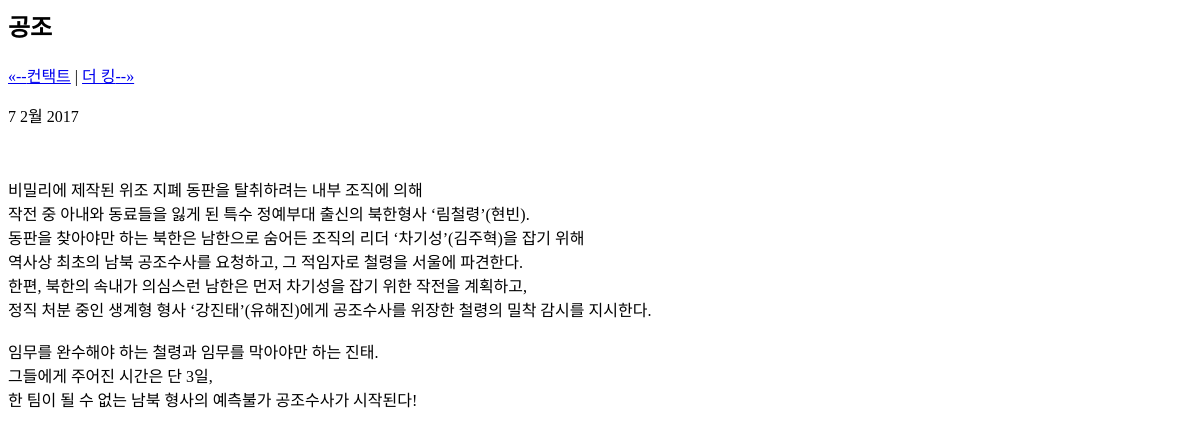
/blog/post/공조/, run on an earlier commit of the app's database.
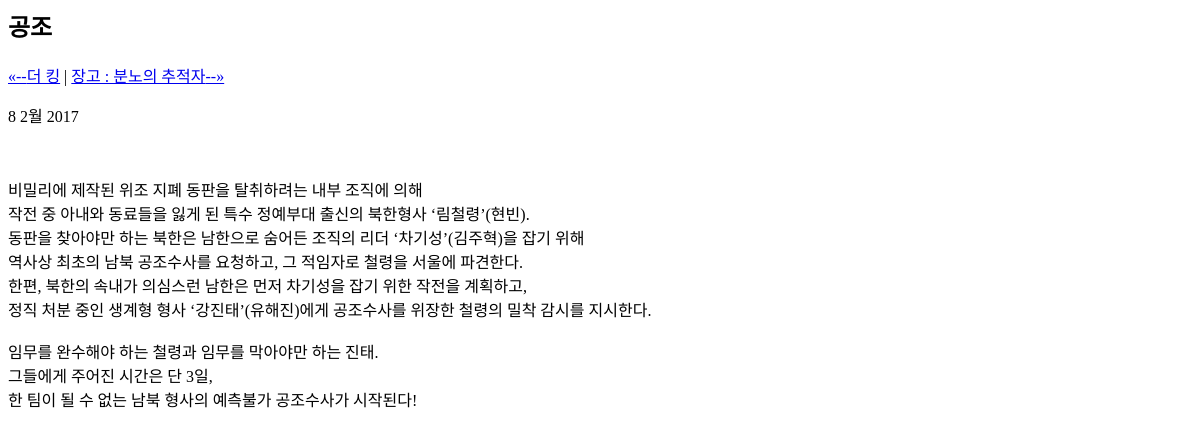
And on a later commit of the database.
### blog/models.py (models this page shows)
class Post(models.Model):
    title = models.CharField('TITLE', max_length=50)
    slug = models.SlugField('SLUG', unique=True, allow_unicode=True, help_text='one word for title alias.')
    description = models.CharField('DESCRIPTION', max_length=100, blank=True, help_text='simple description text.')
    content = models.TextField('CONTENT')
    create_date = models.DateTimeField('Create Date', auto_now_add=True)
    modify_date = models.DateTimeField('Modify Date', auto_now=True)
    class Meta:
        verbose_name = 'post'
        verbose_name_plural = 'posts'
        db_table = 'my_post'
        ordering = ('-modify_date',)
    def __str__(self):
        return self.title
    def get_absolute_url(self):
        return reverse('blog:post_detail', args=(self.slug,))
    def get_previous_post(self):
        return self.get_previous_by_modify_date()
    def get_next_post(self):
        return self.get_next_by_modify_date()

### blog/templates/blog/post_detail.html (shortened to what this page needs)
<h2>{{ object.title }}</h2>
<p class="other_posts">
    {% if object.get_previous_by_modify_date %}
    <a href="{{ object.get_previous_post.get_absolute_url }}" title="View previous post"> &laquo;--{{ object.get_previous_post }}</a>
    {% endif %}
    {% if object.get_next_by_modify_date %}
    | <a href="{{ object.get_next_post.get_absolute_url }}" title="View next post"> {{ object.get_next_post }}--&raquo;</a>
    {% endif %}
</p>
<p class="date">{{ object.modify_date|date:"j F Y" }}</p>
<div class="body">
    {{ object.content|linebreaks }}
</div>

What changed in the data, as far as the page shows it:
changed Post "공조": get_previous_post "컨택트" → "더 킹"; get_next_post "더 킹" → "장고 : 분노의 추적자"; modify_date "7 2월 2017" → "8 2월 2017"
